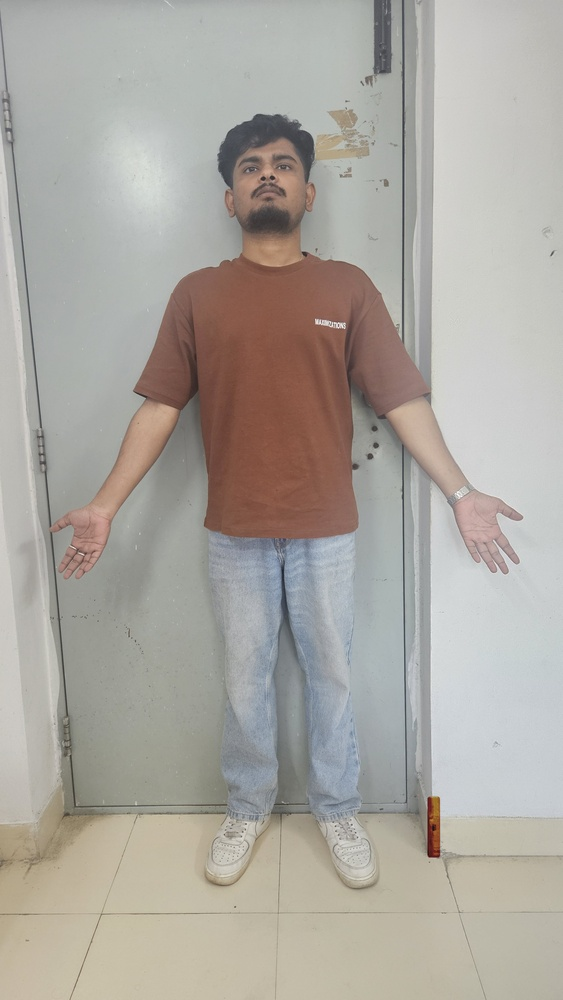
#> input picture application/ml_cv/test.jpg, 563 x 1000 px, shrunk from 2252 x 4000 before the run
$ python 2.py test.jpg
#> lines starting #> are read from the running program, lines starting #| are printed output that depends on the picture; after the words box and inside, x2 and y2 are one past the last pixel; in counts of white or black regions, pixels touching at a corner belong together
#!/usr/bin/env python3
"""
Child Growth Measurement System
Measures height, head circumference, and wrist circumference from an image with a 15cm scale.

Uses MediaPipe for pose detection and OpenCV for image processing.
"""

import argparse
import math
import sys
import cv2
import numpy as np

try:
    import mediapipe as mp
except Exception as e:
    sys.exit("Error: mediapipe is required. Install with `pip install mediapipe opencv-python`.\n" + str(e))


def detect_scale_pixel_length(image_gray, orig_img):
    """Detect the 15 cm scale in the image and return its pixel length."""
    blurred = cv2.GaussianBlur(image_gray, (5, 5), 0)
    edges = cv2.Canny(blurred, 50, 150)

    contours, _ = cv2.findContours(edges, cv2.RETR_EXTERNAL, cv2.CHAIN_APPROX_SIMPLE)
    h, w = image_gray.shape[:2]
    candidates = []

    print(f"  Scale detection: Image size {w}x{h}px, found {len(contours)} contours")

    for cnt in contours:
        area = cv2.contourArea(cnt)
        if area < 0.0005 * w * h:
            continue
        rect = cv2.minAreaRect(cnt)
        (cx, cy), (rw, rh), angle = rect
        long_side = max(rw, rh)
        short_side = min(rw, rh)
        if short_side <= 0:
            continue
        aspect = long_side / (short_side + 1e-8)

        # Look for ruler-like objects: high aspect ratio, reasonable size
        # Made more strict: aspect > 8 (ruler is very thin and long)
        if aspect > 8.0 and long_side > 0.08 * max(w, h) and long_side < 0.4 * max(w, h):
            candidates.append((area, long_side, rect, aspect))
            print(f"    Candidate ruler: length={long_side:.1f}px, aspect={aspect:.1f}, area={area:.0f}")

    if not candidates:
        print("  ⚠ No ruler-like objects found, using largest contour as fallback")
        if contours:
            best_cnt = max(contours, key=cv2.contourArea)
            rect = cv2.minAreaRect(best_cnt)
            long_side = max(rect[1][0], rect[1][1])
            print(f"  Fallback scale: {long_side:.1f}px")
            return long_side
        return None

    # Sort by aspect ratio (higher = more ruler-like) then by length
    candidates.sort(key=lambda x: (x[3], x[1]), reverse=True)
    _area, pixel_length, rect, aspect = candidates[0]
    print(f"  ✓ Selected ruler: {pixel_length:.1f}px (aspect ratio: {aspect:.1f})")
    return pixel_length


# [30 lines left out: functions estimate_head_top_y, estimate_feet_y, not called in this run]


def landmark_point_to_pixel(lm, image_w, image_h):
    """Convert normalized landmark to pixel coordinates."""
    return int(lm.x * image_w), int(lm.y * image_h)


# [218 lines left out: functions measure_head_circumference, measure_wrist_circumference, estimate_wrist_from_arm_length, not called in this run]


def process_image(path):
    """
    Process image and extract child measurements.

    Args:
        path: Path to image with 15cm scale

    Returns:
        Dictionary with height_cm, head_circumference_cm, wrist_circumference_cm, pixel_per_cm
    """
    img = cv2.imread(path)
    if img is None:
        raise RuntimeError(f"Unable to open image: {path}")

    h, w = img.shape[:2]
    gray = cv2.cvtColor(img, cv2.COLOR_BGR2GRAY)

    # Detect 15cm scale
    pixel_length = detect_scale_pixel_length(gray, img)
    if pixel_length is None:
        raise RuntimeError("Could not detect the 15 cm scale automatically.")

    pixel_per_cm = pixel_length / 15.0
    print(f"  Calibration: {pixel_length:.1f}px = 15cm → {pixel_per_cm:.3f} pixels/cm")

    # Run MediaPipe pose detection
    mp_pose = mp.solutions.pose
    with mp_pose.Pose(static_image_mode=True, model_complexity=2, enable_segmentation=False) as pose:
        results = pose.process(cv2.cvtColor(img, cv2.COLOR_BGR2RGB))
        if not results.pose_landmarks:
            raise RuntimeError("Pose landmarks not detected. Ensure full body is visible.")

        landmarks = results.pose_landmarks.landmark

        # Measure height
        top_y = estimate_head_top_y(landmarks, h)
        feet_y = estimate_feet_y(landmarks, h)
        pixel_height = max(0.0, feet_y - top_y)
        height_cm = pixel_height / pixel_per_cm

        # Measure head circumference
        head_circ_cm = measure_head_circumference(landmarks, w, h, pixel_per_cm)

        # Measure wrist circumference
        wrist_circ_cm = measure_wrist_circumference(landmarks, img, w, h, pixel_per_cm)
        wrist_fallback_used = False

        # If wrist measurement fails, try fallback method using arm length
        if wrist_circ_cm is None:
            wrist_circ_cm = estimate_wrist_from_arm_length(landmarks, w, h, pixel_per_cm)
            wrist_fallback_used = True  # Always true when fallback is used

    return {
        'height_cm': float(height_cm),
        'head_circumference_cm': float(head_circ_cm),
        'wrist_circumference_cm': float(wrist_circ_cm) if wrist_circ_cm else None,
        'wrist_fallback_used': wrist_fallback_used,
        'pixel_per_cm': float(pixel_per_cm)
    }


def main():
    parser = argparse.ArgumentParser(
        description='Child Growth Measurement System - Measure height, head circumference, and wrist circumference.'
    )
    parser.add_argument('image', help='Path to input image with 15cm scale')
    args = parser.parse_args()

    print(f"📸 Processing image: {args.image}\n")

    res = process_image(args.image)
#> in process_image, img is the input picture: shape (1000, 563, 3); mean B, G, R 160.1, 167, 171.4
#> in process_image, `gray = cv2.cvtColor(img, cv2.COLOR_BGR2GRAY)`:
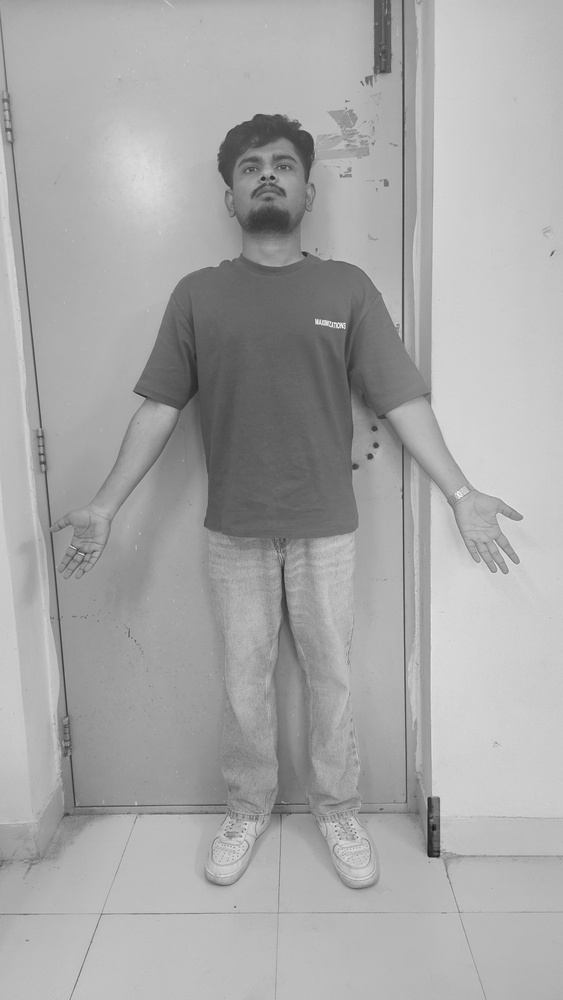
#> gray: shape (1000, 563); min 18, max 255, mean 167.6
#> in detect_scale_pixel_length, `edges = cv2.Canny(blurred, 50, 150)`:
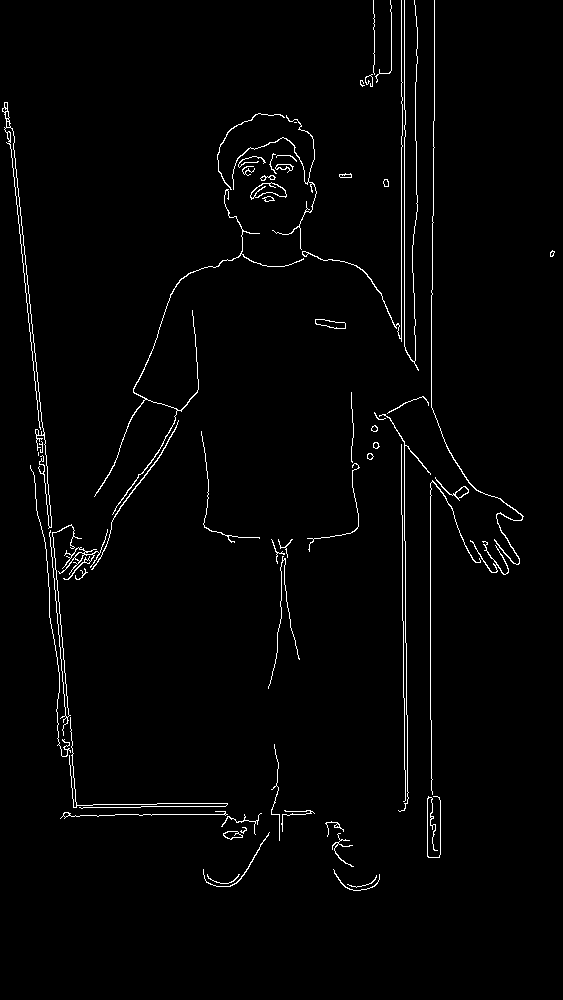
#> edges: shape (1000, 563); 1.9% white in thin lines or dots, all inside (x1, y1, x2, y2) = (2, 0, 555, 891)
#> in detect_scale_pixel_length, `contours, _ = cv2.findContours(edges, cv2.RETR_EXTERNAL, cv2.CHAIN_APP..`: contours = 61 contours, 33 with area under 20; largest, box (x1, y1, x2, y2) and area: (250, 182, 287, 200) 326, (94, 189, 304, 515) 178, (315, 319, 346, 329) 174, (2, 102, 52, 529) 150, (58, 529, 108, 580) 133
#|   Scale detection: Image size 563x1000px, found 61 contours
#> the loop in detect_scale_pixel_length, `for cnt in contours:` made 61 passes
#> area on passes 4, 5, 6, 8, 10, 12, 17, 20, 22, 23, 26, 29: 22.5, 35, 101.5, 21, 27, 21, 50.5, 133, 31, 113.5, 28, 28
#> (area, cx, cy, rw, rh, angle, long_side, short_side) on pass 42: (325.5, 267.7, 190.1, 36.11, 15.8, -3.37, 36.11, 15.8)
#> after the loop in detect_scale_pixel_length, `for cnt in contours:`: candidates = []
#> in detect_scale_pixel_length, `best_cnt = max(contours, key=cv2.contourArea)`: best_cnt = contour of 46 points, box (x1, y1, x2, y2) (250, 182, 287, 200), area 326
#|   Fallback scale: 36.1px
#> in process_image, `pixel_length = detect_scale_pixel_length(gray, img)`: pixel_length = 36.11
#> in process_image, `pixel_per_cm = pixel_length / 15.0`: pixel_per_cm = 2.41
#|   Calibration: 36.1px = 15cm → 2.408 pixels/cm

    print('=' * 60)
    print('📊 MEASUREMENT RESULTS')
    print('=' * 60)
    print(f"Height:              {res['height_cm']:.1f} cm ({res['height_cm']/2.54:.1f} inches)")
    print(f"Head Circumference:  {res['head_circumference_cm']:.1f} cm")

    if res['wrist_circumference_cm']:
        print(f"Wrist Circumference: {res['wrist_circumference_cm']:.1f} cm")
    else:
        print("Wrist Circumference: Not detected")

    print(f"\nCalibration: {res['pixel_per_cm']:.3f} pixels per cm")
    print('=' * 60)


if __name__ == '__main__':
    main()
#> (the call stopped at in process_image, `with mp_pose.Pose(static_image_mode=True, model_complexity=2, enable_s..`: mediapipe is not available in this run)
